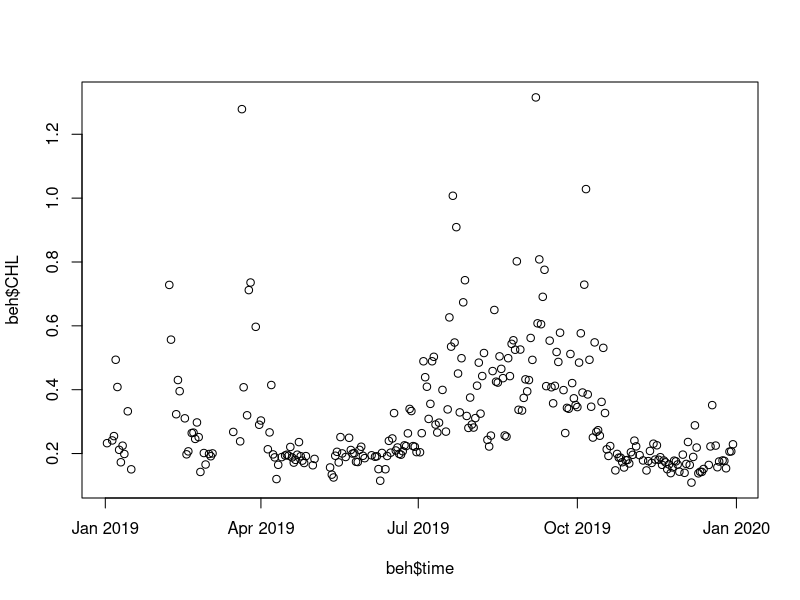
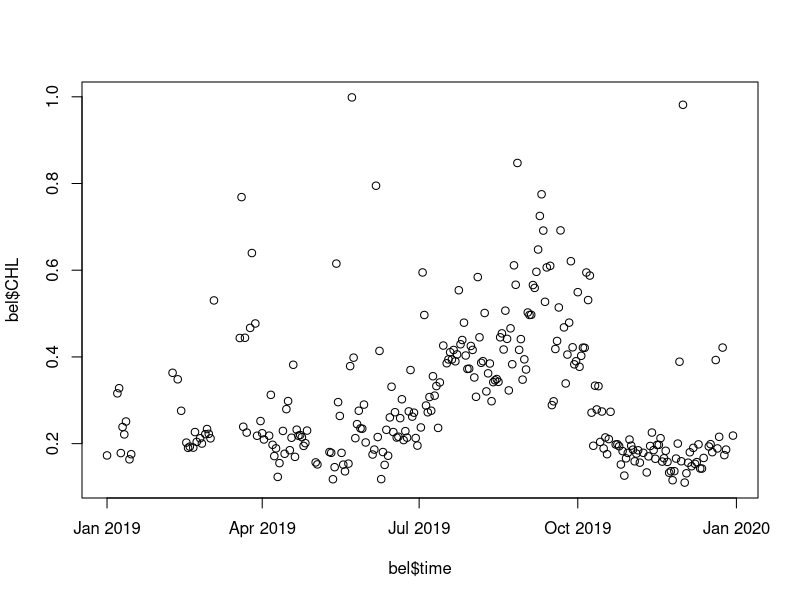
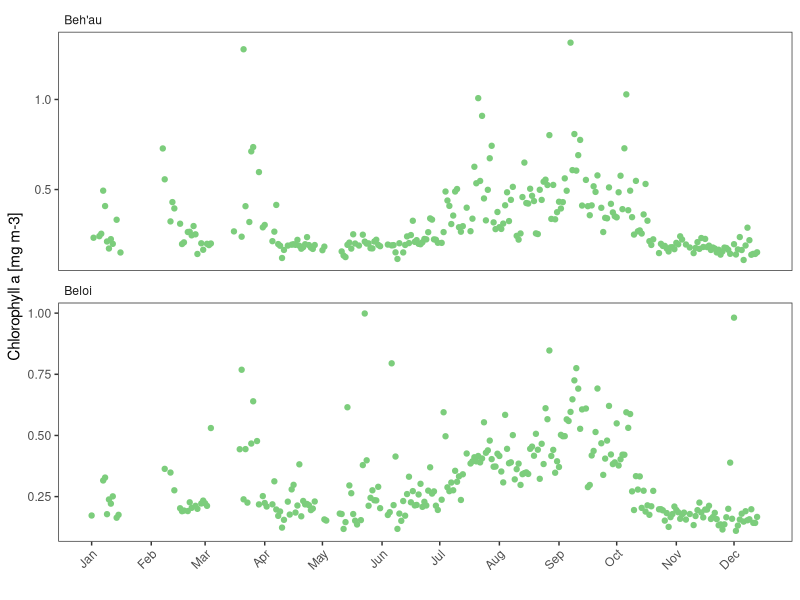
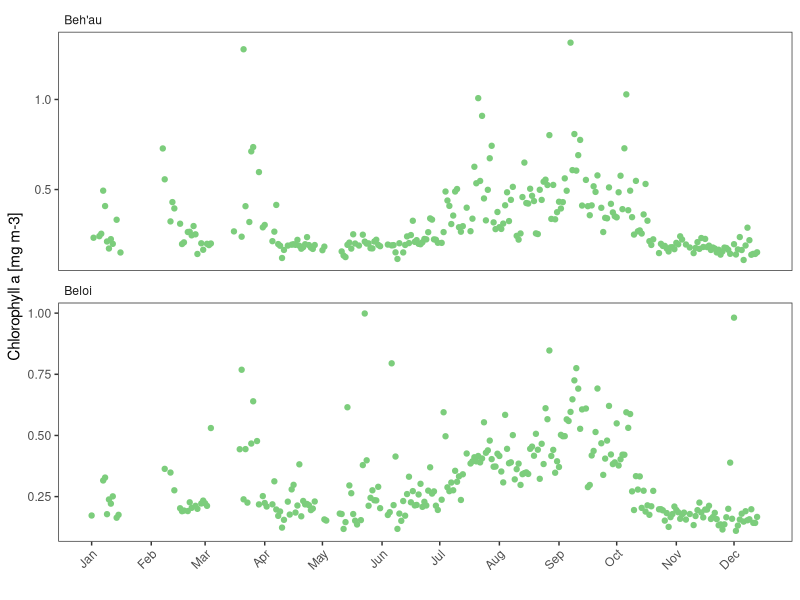

R code for these plots, in order:
## Copernicus Chlorophyll a data
## Credits: EU Copernicus Marine Service information - https://marine.copernicus.eu
## Product: OCEANCOLOUR_GLO_BGC_L3_MY_009_103
## Dataset: cmems_obs-oc_glo_bgc-plankton_my_l3-multi-4km_P1D
## Variable: Mass concentration of chlorophyll a in sea water (CHL) milligram m-3
## Beh'au Geometry: POLYGON((125.85619160588331 -8.441231132291861
## 125.85481831486769 -8.47693669869811
## 125.9262294476802 -8.47968328072936
## 125.93172261174269 -8.43848455026061
## 125.93172261174269 -8.440544486784047
## 125.85619160588331 -8.441231132291861))
## Beloi Geometry: POINT(125.63097187932082 -8.231117606901234)
## Values from graph: v(t): value vs. time

library(tidyverse)

# read in Behau and Beloi Chl a data
beh <- read.csv("data/Behau-4closestpixels.csv") |>
  mutate(time = as.Date(time),
         year = year(time),
         month = month(time),
         day = day(time),
         Site = "Beh'au") |> # add site name
  drop_na() |>
  filter(year == 2019) # only look at relevant year
plot(beh$time, beh$CHL)

bel <- read.csv("data/Beloi.csv") |>
  mutate(time = as.Date(time),
         year = year(time),
         month = month(time),
         day = day(time),
         Site = "Beloi") |> # add site name
  drop_na() |>
  filter(year == 2019)
plot(bel$time, bel$CHL)

# combine into one dataframe for plot
chl <- rbind(beh, bel)

ggplot(chl, aes(x = time, y = CHL)) +
  geom_point(color = "palegreen3") +
  #geom_smooth(lty = "dashed", color = "gray50", alpha = 0.8) +
  facet_wrap(vars(Site), nrow = 2, strip.position = "top",
             scales = "free_y") +
  theme_bw() +
  theme(panel.grid = element_blank(),
        axis.text.x = element_text(angle = 45, hjust = 1, vjust = 1),
        strip.background = element_blank(),
        strip.text = element_text(hjust = 0)) +
  labs(x = "", y = "Chlorophyll a [mg m-3]") +
  scale_x_date(limits = as.Date(c("2019-01-01", "2019-12-14")),
               date_breaks = "1 month",
               date_labels = "%b")
ggsave("plots/chl-a.jpg",
       width = 12, height = 8, units = "cm", dpi = 600)

# Summary stats
# annual site average
chl |>
  group_by(Site) |>
  summarize(ave = mean(CHL), SD = sd(CHL))

# monthly average
chl_ave <- chl |>
  group_by(month, as.factor(Site))|>
  summarize(ave = mean(CHL), SD = sd(CHL), SE = SD/sqrt(n()))
chl_ave


